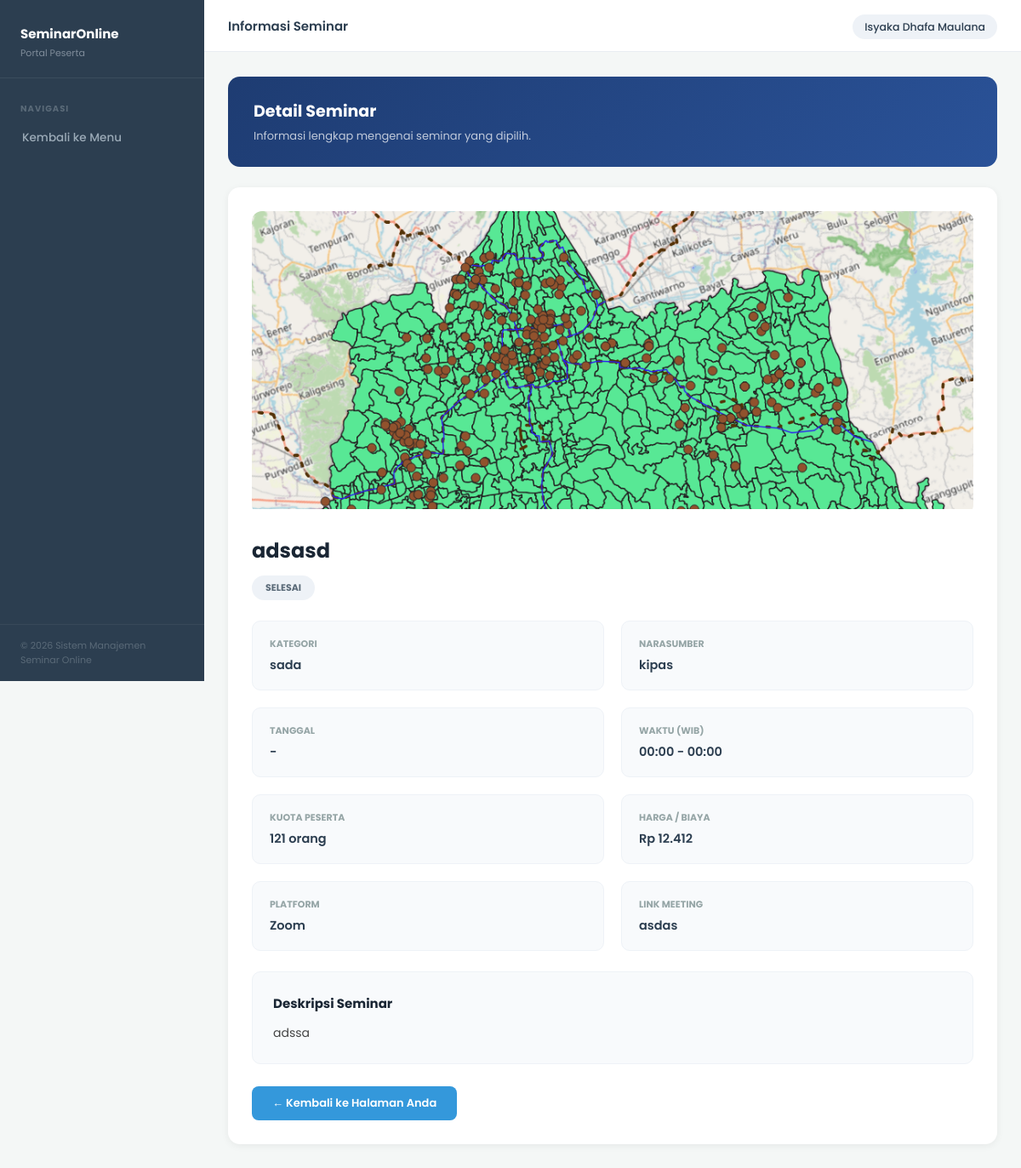
The app's page /detail_seminar.php?id=2 (signed in) with its own data.
### tables this page shows
CREATE TABLE `seminar` (
  `seminar_id` int(11) NOT NULL,
  `kontrak_id` int(11) DEFAULT NULL,
  `eo_id` int(11) NOT NULL,
  `narasumber_id` int(11) NOT NULL,
  `judul_seminar` varchar(200) NOT NULL,
  `deskripsi` text DEFAULT NULL,
  `kategori` varchar(100) DEFAULT NULL,
  `kuota` int(11) DEFAULT NULL,
  `biaya` decimal(10,2) DEFAULT NULL,
  `metode` enum('online','offline') DEFAULT 'online',
  `jam_mulai` time NOT NULL,
  `jam_selesai` time NOT NULL,
  `platform` varchar(200) NOT NULL,
  `gambar` mediumblob NOT NULL,
  `link_meeting` varchar(255) DEFAULT NULL,
  `status` enum('draft','aktif','selesai') DEFAULT 'draft',
  `undangan_status` enum('menunggu','diterima','ditolak') NOT NULL DEFAULT 'menunggu',
  `alasan_tolak` text DEFAULT NULL,
  `created_at` timestamp NOT NULL DEFAULT current_timestamp(),
  `tanggal` varchar(20) NOT NULL
);

CREATE TABLE `users` (
  `id` int(11) NOT NULL,
  `nama` varchar(100) NOT NULL,
  `email` varchar(100) NOT NULL,
  `password` varchar(255) NOT NULL,
  `role` enum('admin','eo','klien','narasumber','peserta') NOT NULL,
  `no_hp` varchar(20) NOT NULL,
  `foto_profil` varchar(255) NOT NULL,
  `created_at` timestamp NOT NULL DEFAULT current_timestamp()
);

### detail_seminar.php (the view, shortened to what this page needs)
<?php
include "config.php";
$id = (int) $_GET['id'];
$role = $_SESSION['role'];
$nama_user = htmlspecialchars($_SESSION['nama'] ?? 'Pengguna');
$data = mysqli_fetch_assoc(mysqli_query($conn, "
    SELECT seminar.*, users.nama as nama_narasumber
    FROM seminar
    LEFT JOIN users ON seminar.narasumber_id = users.id
    WHERE seminar.seminar_id = $id
"));
$link_kembali = "index.php";
switch ($role) {
    case 'peserta':
        $link_kembali = "dashboardpeserta.php";
        break;
}
?>
<!DOCTYPE html>
<html lang="id">
<head>
</head>
<body>
    <nav class="sidebar" id="sidebar">
        <div class="sidebar-brand">
            <h3>SeminarOnline</h3>
            <p>Portal <?= ucfirst($role) ?></p>
        </div>
        <div class="sidebar-nav">
            <span class="nav-label">Navigasi</span>
            <a href="<?= $link_kembali ?>">Kembali ke Menu</a>
        </div>
        <div class="sidebar-footer">&copy; 2026 Sistem Manajemen Seminar Online</div>
    </nav>
    <div class="topbar" id="topbar">
        <div class="topbar-left">
            <span class="topbar-title">Informasi Seminar</span>
        </div>
        <div>
            <span class="user-chip"><?= $nama_user ?></span>
        </div>
    </div>
    <div class="main" id="main">
        <div class="content">
            <div class="welcome-banner">
                <div class="wb-text">
                    <h2>Detail Seminar</h2>
                    <p>Informasi lengkap mengenai seminar yang dipilih.</p>
                </div>
            </div>
            <div class="section-card">
                <?php if ($data['gambar'] != "") { ?>
                    <div class="image-wrapper">
                        <img src="upload/<?= htmlspecialchars($data['gambar']); ?>" onclick="showImage(this.src)"
                            alt="Banner Seminar">
                    </div>
                <?php } ?>
                <div class="detail-title"><?= htmlspecialchars($data['judul_seminar']); ?></div>
                <?php if ($data['status'] == 'aktif') { ?>
                    <span class="badge badge-aktif">Aktif</span>
                <?php } elseif ($data['status'] == 'selesai') { ?>
                    <span class="badge badge-selesai">Selesai</span>
                <?php } else { ?>
                    <span class="badge badge-draft">Draft</span>
                <?php } ?>
                <div class="grid">
                    <div class="box">
                        <div class="label">Kategori</div>
                        <div class="value"><?= htmlspecialchars($data['kategori']); ?></div>
                    </div>
                    <div class="box">
                        <div class="label">Narasumber</div>
                        <div class="value"><?= htmlspecialchars($data['nama_narasumber'] ?? '-'); ?></div>
                    </div>
                    <div class="box">
                        <div class="label">Tanggal</div>
                        <div class="value"><?= $data['tanggal'] ? date('d M Y', strtotime($data['tanggal'])) : '-'; ?>
                        </div>
                    </div>
                    <div class="box">
                        <div class="label">Waktu (WIB)</div>
                        <div class="value"><?= date('H:i', strtotime($data['jam_mulai'])); ?> -
                            <?= date('H:i', strtotime($data['jam_selesai'])); ?>
                        </div>
                    </div>
                    <div class="box">
                        <div class="label">Kuota Peserta</div>
                        <div class="value"><?= $data['kuota']; ?> orang</div>
                    </div>
                    <div class="box">
                        <div class="label">Harga / Biaya</div>
                        <div class="value">Rp <?= number_format($data['biaya'], 0, ',', '.'); ?></div>
                    </div>
                    <div class="box">
                        <div class="label">Platform</div>
                        <div class="value"><?= htmlspecialchars($data['platform']); ?></div>
                    </div>
                    <div class="box">
                        <div class="label">Link Meeting</div>
                        <div class="value" style="word-break: break-all;">
                            <?php if ($data['link_meeting']): ?>
                                <?= htmlspecialchars($data['link_meeting']); ?>
                            <?php else: ?>
                                -
                            <?php endif; ?>
                        </div>
                    </div>
                </div>
                    <div class="desc-box">
                        <strong style="color:#1a2634; font-size:15px; display:block; margin-bottom:10px;">Deskripsi
                            Seminar</strong>
                        <?= nl2br(htmlspecialchars($data['deskripsi'])); ?>
                    </div>
                    <a href="<?= $link_kembali ?>" class="btn-kembali">← Kembali ke Halaman Anda</a>
                </div>
            </div>
        </div>
</body>
</html>

### detail_seminar.php (style rules this page uses)
* { margin: 0; padding: 0; box-sizing: border-box; }
body { font-family: 'Poppins', sans-serif; background: #f4f7f6; color: #333; min-height: 100vh; }
.sidebar { position: fixed; left: 0; top: 0; width: 240px; height: 100vh; background: #2c3e50; display: flex; flex-direction: column; z-index: 100; transition: transform 0.3s ease; }
.sidebar-brand { padding: 28px 24px 20px; border-bottom: 1px solid rgba(255, 255, 255, 0.07); }
.sidebar-brand h3 { color: #fff; font-size: 15px; font-weight: 700; }
.sidebar-brand p { color: #7f8c9a; font-size: 11px; margin-top: 3px; }
.sidebar-nav { flex: 1; padding: 16px 12px; overflow-y: auto; }
.nav-label { color: #5a6a78; font-size: 10px; font-weight: 700; letter-spacing: 1px; text-transform: uppercase; padding: 0 12px; margin: 12px 0 6px; display: block; }
.sidebar-nav a { display: flex; align-items: center; color: #9baab7; text-decoration: none; padding: 10px 14px; border-radius: 8px; font-size: 13.5px; font-weight: 500; margin-bottom: 2px; transition: all 0.2s; }
.sidebar-footer { padding: 16px 24px; border-top: 1px solid rgba(255, 255, 255, 0.06); font-size: 11px; color: #5a6a78; }
.topbar { position: fixed; top: 0; left: 240px; right: 0; height: 60px; background: #fff; display: flex; align-items: center; justify-content: space-between; padding: 0 28px; box-shadow: 0 1px 0 #e8edf2; z-index: 90; transition: left 0.3s; }
.topbar-left { display: flex; align-items: center; gap: 14px; }
.topbar-title { font-size: 15px; font-weight: 600; color: #2c3e50; }
.user-chip { background: #eef2f7; border-radius: 20px; padding: 6px 14px; font-size: 12.5px; color: #2c3e50; font-weight: 500; }
.main { margin-left: 240px; padding-top: 60px; min-height: 100vh; transition: margin-left 0.3s; }
.content { padding: 30px 28px; }
.welcome-banner { background: linear-gradient(135deg, #1e3c72 0%, #2a5298 100%); border-radius: 14px; padding: 26px 30px; color: #fff; margin-bottom: 24px; display: flex; align-items: center; justify-content: space-between; gap: 20px; }
.wb-text h2 { font-size: 19px; font-weight: 700; margin-bottom: 5px; }
.wb-text p { font-size: 13px; color: rgba(255, 255, 255, 0.72); }
.section-card { background: #fff; border-radius: 14px; box-shadow: 0 2px 10px rgba(0, 0, 0, 0.06); overflow: hidden; padding: 28px; }
.image-wrapper { position: relative; border-radius: 12px; overflow: hidden; margin-bottom: 24px; }
.image-wrapper img { width: 100%; height: 350px; object-fit: cover; cursor: pointer; transition: 0.3s; }
.detail-title { font-size: 24px; font-weight: 700; color: #1a2634; margin-bottom: 12px; }
.badge { display: inline-block; padding: 6px 16px; border-radius: 20px; font-size: 11px; font-weight: 700; white-space: nowrap; text-transform: uppercase; }
.badge-selesai { background: #eef2f7; color: #5a6a78; }
.grid { display: grid; grid-template-columns: 1fr 1fr; gap: 20px; margin-top: 24px; }
.box { background: #f8fafc; border: 1px solid #eef2f7; padding: 18px 20px; border-radius: 10px; }
.label { font-size: 11px; color: #95a5a6; font-weight: 700; text-transform: uppercase; margin-bottom: 6px; }
.value { font-size: 14.5px; font-weight: 600; color: #2c3e50; }
.desc-box { margin-top: 24px; line-height: 1.7; color: #444; background: #f8fafc; border: 1px solid #eef2f7; padding: 24px; border-radius: 10px; font-size: 14px; }
.btn-kembali { display: inline-block; padding: 10px 24px; background: #3498db; color: white; border-radius: 8px; text-decoration: none; font-weight: 600; font-size: 13px; margin-top: 26px; transition: 0.2s; }

### records on screen
seminar: gambar (picture), judul_seminar "adsasd", kategori "sada", users.nama "kipas", jam_mulai "00:00", jam_selesai "00:00", kuota "121", biaya "12.412", platform "Zoom", link_meeting "asdas", deskripsi "adssa"

### other values on screen
$role "Peserta"
$nama_user "Isyaka Dhafa Maulana"
